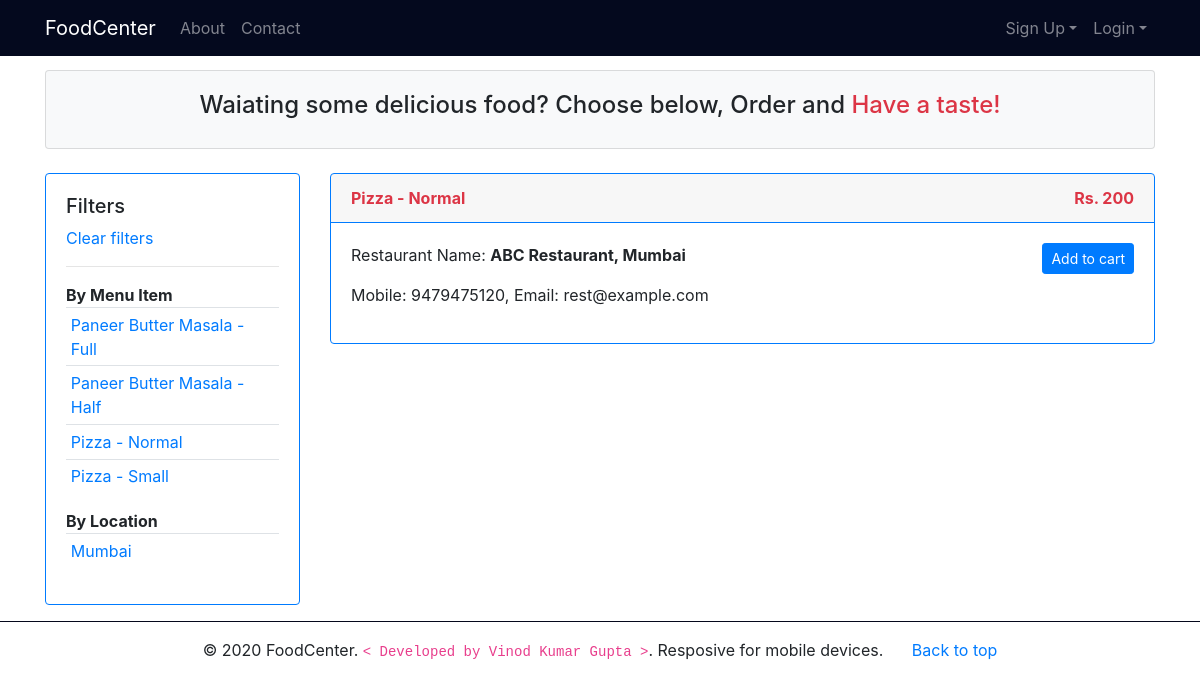
The app's page /products.php?item_name=Pizza - Normal, older data.
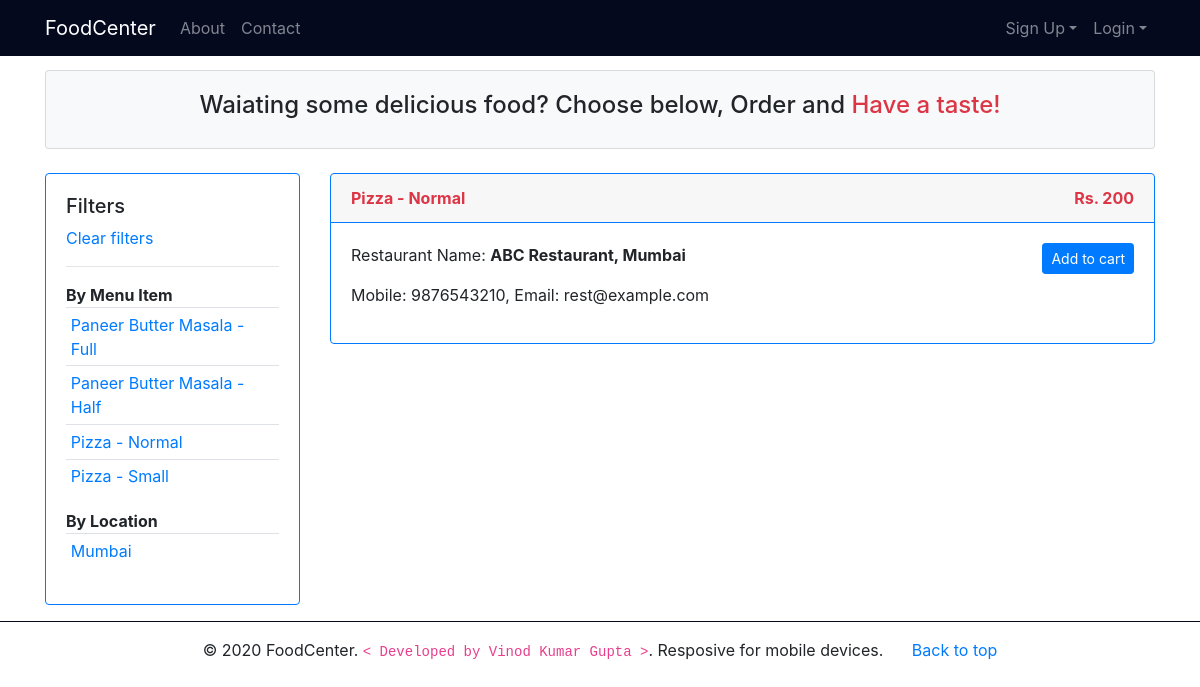
The same page, newer data.
### tables this page shows
CREATE TABLE `menu_items` (
  `item_id` int(11) NOT NULL,
  `rest_id` int(11) NOT NULL,
  `item_name` varchar(30) NOT NULL,
  `item_price` float NOT NULL
);

CREATE TABLE `restaurants` (
  `rest_id` int(11) NOT NULL,
  `rest_name` varchar(100) NOT NULL,
  `rest_mobile` varchar(15) NOT NULL,
  `rest_email` varchar(50) NOT NULL,
  `rest_addr` varchar(200) NOT NULL,
  `rest_city` varchar(50) NOT NULL,
  `rest_password_hash` varchar(50) NOT NULL
);

### products.php (the view, shortened to what the changed rows need)
<?php
include_once('includes/db_con.php');
if(isset($_GET['city'])){
    $city = filter_input(INPUT_GET, "city", FILTER_SANITIZE_STRING);
    $stmt = $con->prepare("Select * from menu_items m,restaurants r where r.rest_city = ?");
    $stmt->bind_param("s",$city);
} elseif(isset($_GET['item_name'])){
    $item_name = filter_input(INPUT_GET, "item_name", FILTER_SANITIZE_STRING);
    $stmt = $con->prepare("Select * from menu_items m,restaurants r where m.item_name = ?");
    $stmt->bind_param("s",$item_name);
} else {
    $stmt = $con->prepare("Select * from menu_items, restaurants");
}
if($stmt->execute()){
    $result = $stmt->get_result();
} else {
    die("Unknown Error!");
}
?>
<!DOCTYPE html>
<html>
<head>
    <link rel="stylesheet" href="css/bootstrap.min.css">
    <link rel="stylesheet" href="css/font-awesome.min.css">
    <link rel="stylesheet" href="css/custom.css">
</head>
<body>
    <section class="container">
        <br>
        <div class="row">
            <div class="col-md-9">
                <?php
                if($result->num_rows == 0){
                    echo "No Items :(";
                } else {
                    while($row = $result->fetch_assoc()){ ?>
                <div class="card border-primary">
                    <div class="card-header border-primary text-danger">
                        <b>
                            <?php echo $row['item_name']; ?>
                            <span class="float-right">
                                <?php echo "Rs. ".$row['item_price']; ?>
                            </span>
                        </b>
                    </div>
                    <div class="card-body">
                        <div class="float-left">
                            <p>Restaurant Name: <b><?php echo $row['rest_name'].", ".$row['rest_city']; ?></b></p>
                            <p>
                                Mobile: <?php echo $row['rest_mobile']; ?>,
                                Email: <?php echo $row['rest_email']; ?>
                            </p>
                        </div>
                        <div class="float-right">
                            <?php if(isset($_SESSION['cust_email'])){
                                $stmt3 = $con->prepare("Select cust_id from customers where cust_email = ?");
                                $stmt3->bind_param("s",$_SESSION['cust_email']);
                                if($stmt3->execute()){
                                    $result3 = $stmt3->get_result();
                                    $row3 = $result3->fetch_assoc();
                                }
                            echo '<a href="add_to_cart.php?item_id='.$row['item_id'].'&ordered_by='.$row3['cust_id'].'&quantity=1&ordered_from='.$row['rest_id'].'"
                                class="btn btn-sm btn-primary">Add to cart </a>';
                             } else { ?>
                            <a href="customer_login.php?type=primary&msg=Login to continue"
                                class="btn btn-sm btn-primary">Add to cart </a>
                            <?php } ?>
                        </div>
                    </div>
                </div>
                <br>
                <?php }}?>
            </div>
        </div>
    </section>
</body>
</html>

Row changes from the older to the newer data that the page shows:
changed through a linked row, menu_items "Pizza - Normal": rest.rest_mobile "9479475120" → "9876543210"
